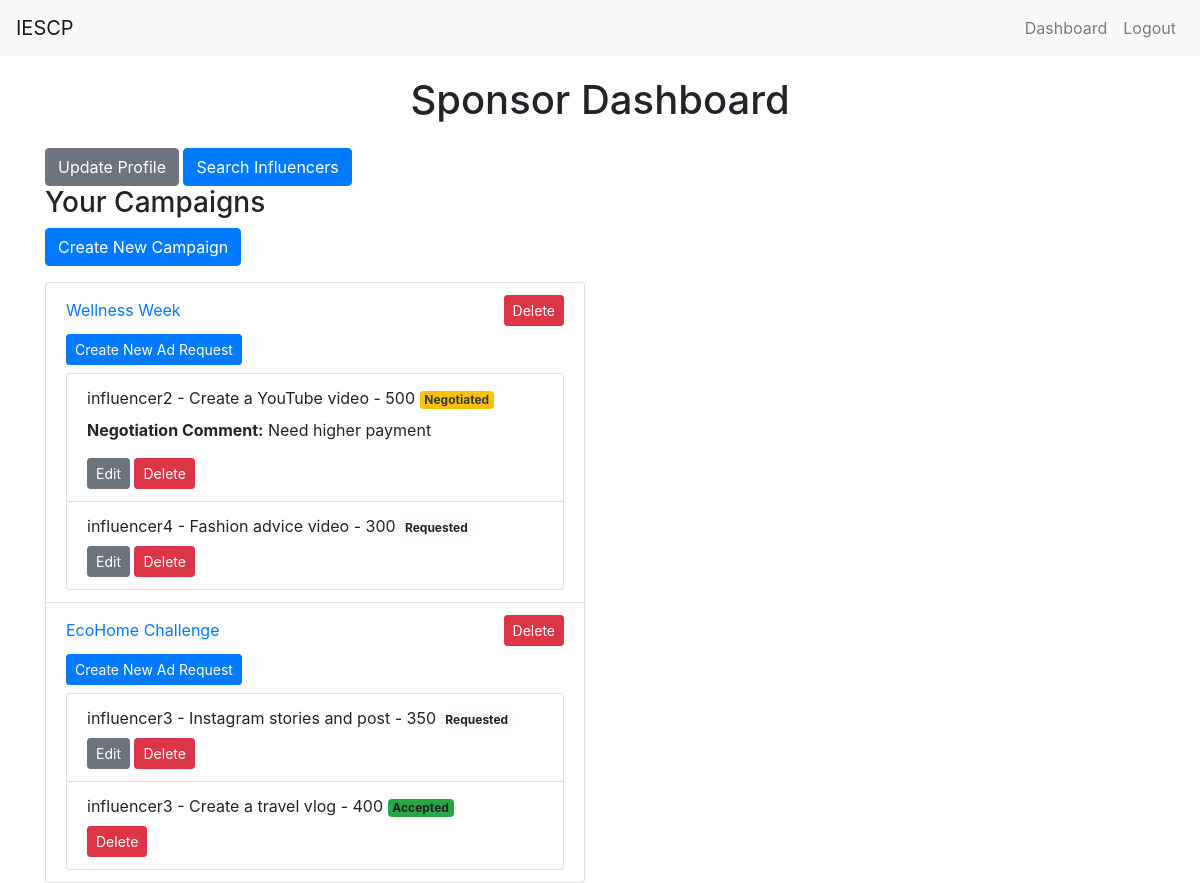
The app's page /sponsor_dashboard (signed in) with its own data.
### app.py (models this page shows, shortened)
class Campaign(db.Model):
    id = db.Column(db.Integer, primary_key=True)
    name = db.Column(db.String(100), nullable=False)
    description = db.Column(db.String(200))
    start_date = db.Column(db.DateTime, default=db.func.current_timestamp())
    end_date = db.Column(db.DateTime)
    niche = db.Column(db.String(100))
    budget = db.Column(db.Float, nullable=False)
    owner_id = db.Column(db.Integer, db.ForeignKey('user.id', ondelete='CASCADE'), nullable=False)
    visibility = db.Column(db.String(10))  # 'public' or 'private'
    flagged = db.Column(db.Boolean, default=False)
    ad_requests = db.relationship('AdRequest', backref='campaign', lazy=True, cascade='all, delete-orphan')

class AdRequest(db.Model):
    id = db.Column(db.Integer, primary_key=True)
    campaign_id = db.Column(db.Integer, db.ForeignKey('campaign.id', ondelete='CASCADE'), nullable=False)
    influencer_id = db.Column(db.Integer, db.ForeignKey('user.id', ondelete='CASCADE'), nullable=False)
    messages = db.Column(db.Text)
    requirements = db.Column(db.Text)
    payment_amount = db.Column(db.Integer)
    negotiation_comment = db.Column(db.Text, nullable=True)
    status = db.Column(db.String(20), nullable=False, default='Requested')
    flagged = db.Column(db.Boolean, default=False)

class User(UserMixin, db.Model):
    id = db.Column(db.Integer, primary_key=True)
    username = db.Column(db.String(50), unique=True, nullable=False)
    email = db.Column(db.String(120), unique=True, nullable=False)
    password = db.Column(db.String(200), nullable=False)
    role = db.Column(db.String(20), nullable=False)  # 'admin', 'sponsor', 'influencer'
    flagged = db.Column(db.Boolean, default=False)  # Flag for inappropriate users
    campaigns = db.relationship('Campaign', backref='owner', lazy=True, cascade='all, delete-orphan')
    ad_requests = db.relationship('AdRequest', backref='influencer', lazy=True, cascade='all, delete-orphan')
    company_name = db.Column(db.String(100))
    industry = db.Column(db.String(100))
    budget = db.Column(db.Integer)
    category = db.Column(db.String(100)) # Health, Gaming, etc.
    niche = db.Column(db.String(100))
    followers = db.Column(db.Integer)
    platform = db.Column(db.String(10))

### app.py (the view)
@app.route('/sponsor_dashboard')
@login_required
def sponsor_dashboard():
    if current_user.role != 'sponsor':
        flash('Access unauthorized!', 'danger')
        return redirect(url_for('index'))
    campaigns = Campaign.query.filter_by(owner_id=current_user.id).all()
    ad_requests = AdRequest.query.join(Campaign).filter(Campaign.owner_id == current_user.id).all()
    return render_template('sponsor_dashboard.html', campaigns=campaigns, ad_requests=ad_requests)

### app.py (called while the page is built)
@login_manager.user_loader
def load_user(user_id):
    return User.query.get(int(user_id))

### templates/sponsor_dashboard.html (shortened to what this page needs)
{% extends "layout.html" %}
{% block content %}
<h1 class="text-center mb-4">Sponsor Dashboard</h1>
<a href="{{ url_for('profile') }}" class="btn btn-secondary">Update Profile</a>
<a href="{{ url_for('search_influencers') }}" class="btn btn-primary">Search Influencers</a>
<div class="row">
    <div class="col-md-6">
        <h3>Your Campaigns</h3>
        <a href="{{ url_for('create_campaign') }}" class="btn btn-primary mb-3">Create New Campaign</a>
        <ul class="list-group">
            {% for campaign in campaigns %}
            <li class="list-group-item">
                <div class="d-flex justify-content-between align-items-center">
                    <a href="{{ url_for('update_campaign', campaign_id=campaign.id) }}">{{ campaign.name }}</a>
                    <form method="POST" action="{{ url_for('delete_campaign', campaign_id=campaign.id) }}" class="d-inline">
                        <button type="submit" class="btn btn-danger btn-sm">Delete</button>
                    </form>
                </div>
                <a href="{{ url_for('create_ad_request') }}" class="btn btn-primary btn-sm mt-2 mb-2">Create New Ad Request</a>
                <ul class="list-group">
                    {% for ad_request in campaign.ad_requests %}
                    <li class="list-group-item">
                        {{ ad_request.influencer.username }} - {{ ad_request.requirements }} - {{ ad_request.payment_amount }}
                        <span class="badge {% if ad_request.status == 'Accepted' %}bg-success{% elif ad_request.status == 'Rejected' %}bg-danger{% elif ad_request.status == 'Requested' %}bg-light{% elif ad_request.status == 'Negotiated' %}bg-warning text-dark{% endif %}">
                            {{ ad_request.status }}
                        </span>
                        {% if ad_request.status == 'Negotiated' %}
                        <p class="mt-2"><strong>Negotiation Comment:</strong> {{ ad_request.negotiation_comment }}</p>
                        {% endif %}
                        <div class="mt-2">
                            {% if ad_request.status != 'Accepted' %}
                            <a href="{{ url_for('update_ad_request', ad_request_id=ad_request.id) }}" class="btn btn-secondary btn-sm">Edit</a>
                            {% endif %}
                            <form method="POST" action="{{ url_for('delete_ad_request', ad_request_id=ad_request.id) }}" class="d-inline">
                                <button type="submit" class="btn btn-danger btn-sm">Delete</button>
                            </form>
                        </div>
                    </li>
                    {% else %}
                    <li class="list-group-item">No ad requests found.</li>
                    {% endfor %}
                </ul>
            </li>
            {% else %}
            <li class="list-group-item">No campaigns found.</li>
            {% endfor %}
        </ul>
    </div>
</div>
{% endblock %}

### records on screen
Campaign: name "Wellness Week"
AdRequest: influencer.username "influencer2", requirements "Create a YouTube video", payment_amount "500", status "Negotiated", negotiation_comment "Need higher payment"
AdRequest: influencer.username "influencer4", requirements "Fashion advice video", payment_amount "300", status "Requested"
Campaign: name "EcoHome Challenge"
AdRequest: influencer.username "influencer3", requirements "Instagram stories and post", payment_amount "350", status "Requested"
AdRequest: influencer.username "influencer3", requirements "Create a travel vlog", payment_amount "400", status "Accepted"
